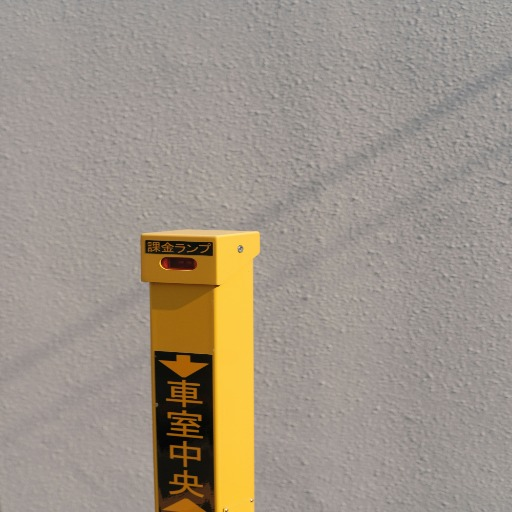
#> input picture mage.jpg, 512 x 512 px
$ jupyter execute --allow-errors blah.ipynb   (older library calls are emulated)
#> lines starting #> are read from the running program, lines starting #| are printed output that depends on the picture
# Image processing Script

[cell 1]
# imports

from matplotlib.image import imread
import matplotlib.image as mpimg
import matplotlib.pylab as plt
import numpy as np

[cell 2]
# Creating the RGB image
rgb_image = imread("mage.jpg")
#> rgb_image is the input picture: shape (512, 512, 3); mean R, G, B 158.4, 148.1, 135.5
red,green,blue = rgb_image[:,:,0], rgb_image[:,:,1], rgb_image[:,:,2] # Getting the image channels
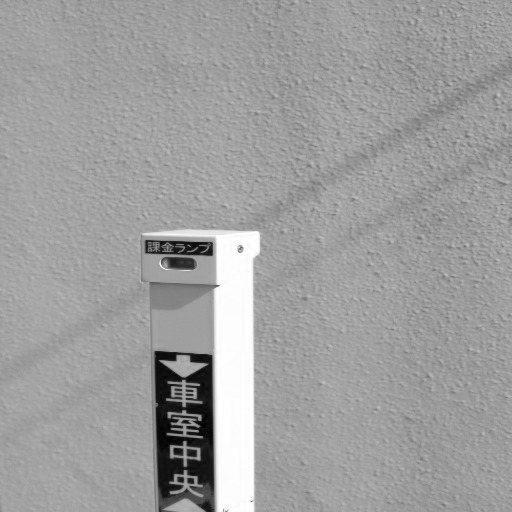
#> red: shape (512, 512); min 0, max 255, mean 158.4
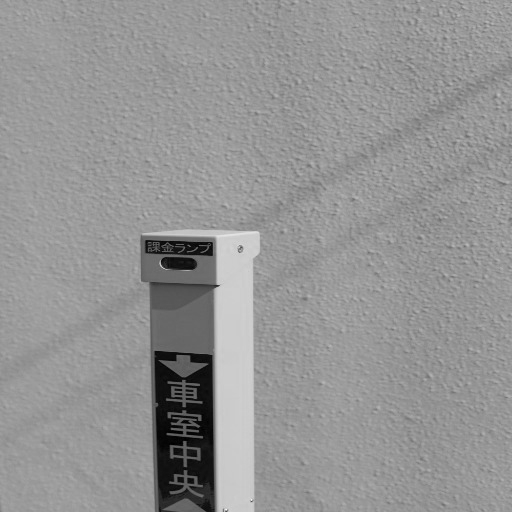
#> green: shape (512, 512); min 0, max 248, mean 148.1
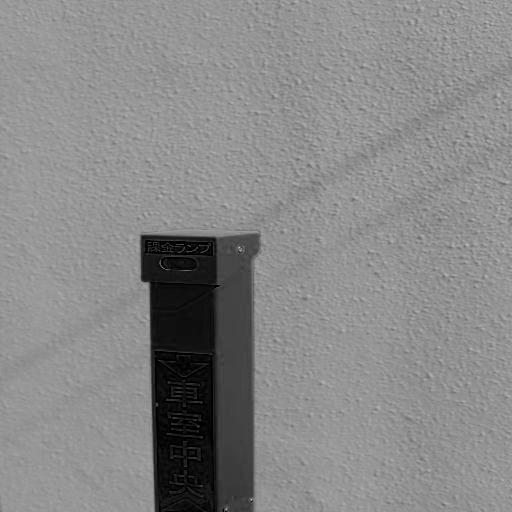
#> blue: shape (512, 512); min 0, max 186, mean 135.5

g = 1.04
r_coeff, g_coeff, b_coeff = 0.2126, 0.7152, 0.0722
gray_image = r_coeff*red**g + g_coeff*green**g + b_coeff*blue**g

[cell 3]
# Outputting the images

fig = plt.figure(1)
img1,img2 = fig.add_subplot(121), fig.add_subplot(122)

img1.imshow(rgb_image)
img2.imshow(gray_image, cmap=plt.cm.get_cmap("gray"))

fig.show()
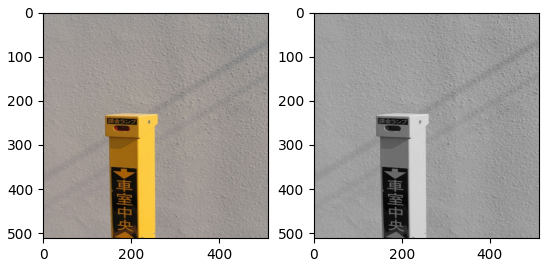
#> figure drawn by matplotlib, 2 panels
plt.show()

[cell 4]
#Save greyscale image.
gray_image = np.clip(gray_image, 0, 255).astype(np.uint8)
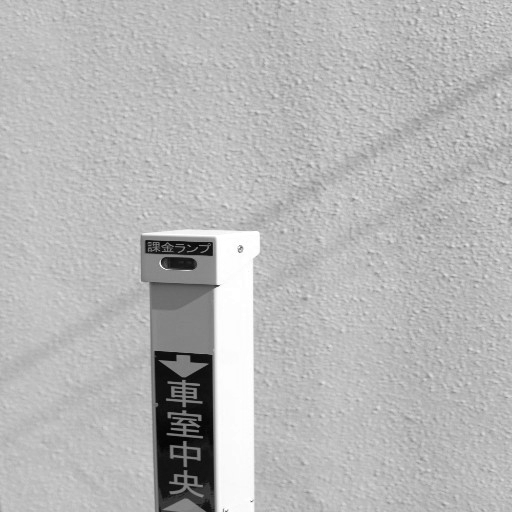
#> gray_image: shape (512, 512); min 1, max 255, mean 182.2
mpimg.imsave('grayscale_output.png', gray_image, cmap='gray') # Save as png


# Save as .hex textfile
r,c = gray_image.shape[0],gray_image.shape[1]
#> r = 512; c = 512
with open('output_2d.hex', 'w') as f:
    for i in range(r):
        for j in range(c):
            if i==r-1 and j==c-1:
                f.write(f"{gray_image[i,j]:x}")
            else:
                f.write(f"{gray_image[i,j]:x}\n")

[cell 5]
gray_image.shape
#> Out = (512, 512)

#> (a cell that did not finish here is left out)

#> (a cell that did not finish here is left out)

#> (a cell that did not finish here is left out)

#> (a cell that did not finish here is left out)

#> (a cell that did not finish here is left out)

#> (a cell that did not finish here is left out)

#> (a cell that did not finish here is left out)

[cell 13]
import cv2
import numpy as np

# Apply Sobel in X and Y directions
#> (the rest of this cell did not finish here and is left out)

[cell 14]
import numpy as np

def sobel_filter(image):
    # Define Sobel kernels
    Kx = np.array([[ -1,  0,  1],
                   [ -2,  0,  2],
                   [ -1,  0,  1]])

    Ky = np.array([[ -1, -2, -1],
                   [  0,  0,  0],
                   [  1,  2,  1]])

    # Image dimensions
    h, w = image.shape

    # Output gradient magnitude image
    output = np.zeros((h, w), dtype=np.uint8)


    # Pad image with 0s on the border (so we can apply 3x3 kernels)
    padded = np.pad(image, pad_width=1, mode='constant', constant_values=0)

    thresh = 150


    # Apply convolution
    for i in range(1, h-1):
        for j in range(1, w-1):
            region = image[i-1:i+2, j-1:j+2]
            gx = np.sum(Kx * region)
            gy = np.sum(Ky * region)
            #output[i-1, j-1] = np.sqrt(gx**2 + gy**2)
            temp = (abs(gx) + abs(gy))

            if(i==1 and (j>=60 and j<=65)):
                print(temp,": ",region)

            if(temp > thresh):
                output[i,j] = 255
            else:
                output[i,j] = 0

    return output
